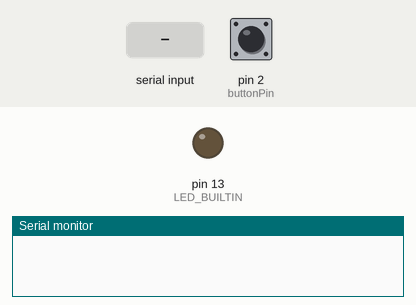
Simulated run of this sketch. Board: Arduino Uno, built with avr-gcc and run on an emulated ATmega328P. Parts: output pins drawn as LEDs (lit = HIGH), the last lines printed to the serial monitor. Inputs (shaded band) come from the test bench; at power-on: pin 2 (buttonPin) HIGH. The audio player accepts every command and is not drawn.

Above: at 1.7 s.
1.8 s: "truck\n" received over Serial
At 2.6 s:
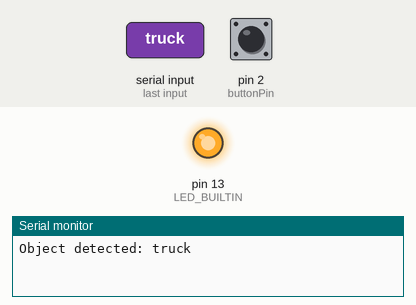
5.9 s: "tree\n" received over Serial
At 7.3 s:
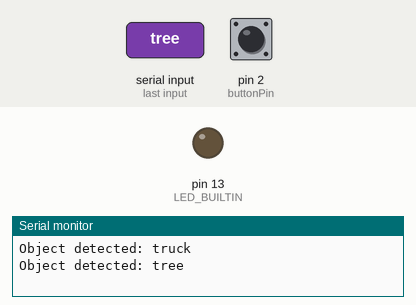
7.4 s: "person\n" received over Serial
At 8.2 s:
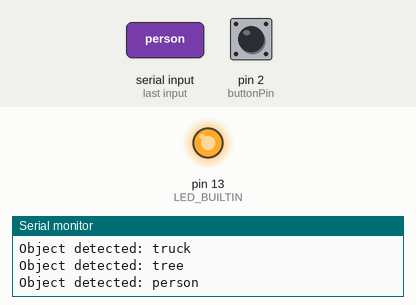
Timing chart, 0 to 9.9 s (numbered marks = the images above; inputs shaded):
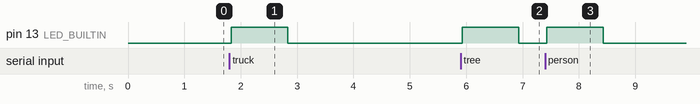

Measured:
- after the input at 1.8 s, pin 13 (LED_BUILTIN): LOW → HIGH at once, → LOW 1.0 s later
- after the input at 5.9 s, pin 13 (LED_BUILTIN): LOW → HIGH at once, → LOW 1.0 s later
- after the input at 7.4 s, pin 13 (LED_BUILTIN): LOW → HIGH at once, → LOW 1.0 s later

The sketch:

arduino_serial_to_mp3.ino
```cpp
#include <SoftwareSerial.h>
#include <DFRobotDFPlayerMini.h>

SoftwareSerial mp3Serial(10, 11); // RX, TX
DFRobotDFPlayerMini mp3;

const int buttonPin = 2;
bool buttonPressed = false;

void setup() {
  Serial.begin(115200);
  mp3Serial.begin(9600);

  pinMode(buttonPin, INPUT_PULLUP);
  pinMode(LED_BUILTIN, OUTPUT);

  if (!mp3.begin(mp3Serial)) {
    Serial.println("MP3 module not found!");
    while (true);
  }

  mp3.volume(45);  // Set volume (0 to 30)
}

void loop() {
  if (Serial.available()) {
    String received = Serial.readStringUntil('\n');
    received.trim();

    // Map object to audio index
    if (received == "truck")        mp3.play(1);
    else if (received == "tree")     mp3.play(2);
    else if (received == "person")  mp3.play(3);
    else if (received == "car")     mp3.play(4);
    else if (received == "pothole") mp3.play(5);
    else if (received == "pole")    mp3.play(6);
    else if (received == "bike")    mp3.play(7);

    Serial.println("Object detected: " + received);
    digitalWrite(LED_BUILTIN, HIGH);
    delay(1000);
    digitalWrite(LED_BUILTIN, LOW);
  }

  if (digitalRead(buttonPin) == LOW && !buttonPressed) {
    buttonPressed = true;
    Serial.println("SEND_EMAIL");
    delay(500);
  }

  if (digitalRead(buttonPin) == HIGH) {
    buttonPressed = false;
  }
}
```
